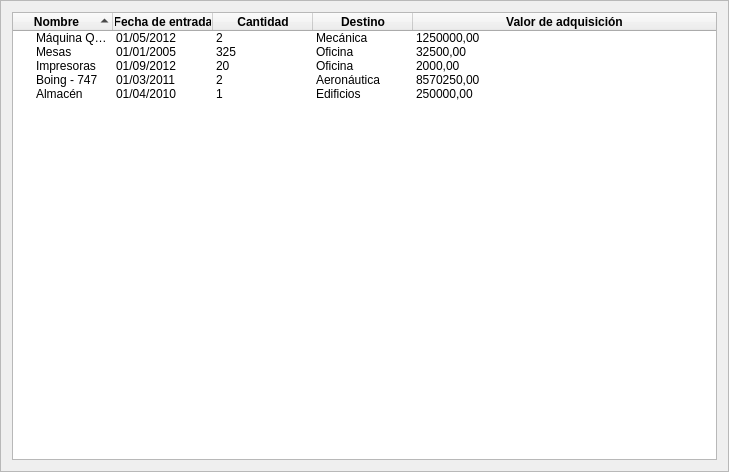
<?xml version="1.0" encoding="UTF-8"?>
<ui version="4.0">
 <class>FModificaritemsinventario</class>
 <widget class="QFrame" name="FModificaritemsinventario">
  <property name="geometry">
   <rect>
    <x>0</x>
    <y>0</y>
    <width>729</width>
    <height>472</height>
   </rect>
  </property>
  <property name="windowTitle">
   <string>Frame</string>
  </property>
  <property name="frameShape">
   <enum>QFrame::StyledPanel</enum>
  </property>
  <property name="frameShadow">
   <enum>QFrame::Raised</enum>
  </property>
  <layout class="QGridLayout" name="gridLayout">
   <item row="0" column="0">
    <widget class="QTreeWidget" name="treeWidget">
     <property name="sizePolicy">
      <sizepolicy hsizetype="Expanding" vsizetype="Expanding">
       <horstretch>0</horstretch>
       <verstretch>0</verstretch>
      </sizepolicy>
     </property>
     <property name="mouseTracking">
      <bool>false</bool>
     </property>
     <property name="sortingEnabled">
      <bool>true</bool>
     </property>
     <property name="allColumnsShowFocus">
      <bool>true</bool>
     </property>
     <column>
      <property name="text">
       <string>Nombre</string>
      </property>
      <property name="font">
       <font>
        <weight>75</weight>
        <bold>true</bold>
       </font>
      </property>
      <property name="textAlignment">
       <set>AlignHCenter|AlignVCenter|AlignCenter</set>
      </property>
     </column>
     <column>
      <property name="text">
       <string>Fecha de entrada</string>
      </property>
      <property name="font">
       <font>
        <weight>75</weight>
        <bold>true</bold>
       </font>
      </property>
      <property name="textAlignment">
       <set>AlignHCenter|AlignVCenter|AlignCenter</set>
      </property>
     </column>
     <column>
      <property name="text">
       <string>Cantidad</string>
      </property>
      <property name="font">
       <font>
        <weight>75</weight>
        <bold>true</bold>
       </font>
      </property>
      <property name="textAlignment">
       <set>AlignHCenter|AlignVCenter|AlignCenter</set>
      </property>
     </column>
     <column>
      <property name="text">
       <string>Destino</string>
      </property>
      <property name="font">
       <font>
        <weight>75</weight>
        <bold>true</bold>
       </font>
      </property>
      <property name="textAlignment">
       <set>AlignHCenter|AlignVCenter|AlignCenter</set>
      </property>
     </column>
     <column>
      <property name="text">
       <string>Valor de adquisición</string>
      </property>
      <property name="font">
       <font>
        <weight>75</weight>
        <bold>true</bold>
       </font>
      </property>
      <property name="textAlignment">
       <set>AlignHCenter|AlignVCenter|AlignCenter</set>
      </property>
     </column>
     <item>
      <property name="text">
       <string>Mesas</string>
      </property>
      <property name="text">
       <string>01/01/2005</string>
      </property>
      <property name="textAlignment">
       <set>AlignRight|AlignVCenter</set>
      </property>
      <property name="text">
       <string>325</string>
      </property>
      <property name="textAlignment">
       <set>AlignRight|AlignVCenter</set>
      </property>
      <property name="text">
       <string>Oficina</string>
      </property>
      <property name="textAlignment">
       <set>AlignRight|AlignVCenter</set>
      </property>
      <property name="text">
       <string>32500,00</string>
      </property>
      <property name="textAlignment">
       <set>AlignRight|AlignVCenter</set>
      </property>
     </item>
     <item>
      <property name="text">
       <string>Máquina Q-235</string>
      </property>
      <property name="text">
       <string>01/05/2012</string>
      </property>
      <property name="textAlignment">
       <set>AlignRight|AlignVCenter</set>
      </property>
      <property name="text">
       <string>2</string>
      </property>
      <property name="textAlignment">
       <set>AlignRight|AlignVCenter</set>
      </property>
      <property name="text">
       <string>Mecánica</string>
      </property>
      <property name="textAlignment">
       <set>AlignRight|AlignVCenter</set>
      </property>
      <property name="text">
       <string>1250000,00</string>
      </property>
      <property name="textAlignment">
       <set>AlignRight|AlignVCenter</set>
      </property>
     </item>
     <item>
      <property name="text">
       <string>Impresoras</string>
      </property>
      <property name="text">
       <string>01/09/2012</string>
      </property>
      <property name="textAlignment">
       <set>AlignRight|AlignVCenter</set>
      </property>
      <property name="text">
       <string>20</string>
      </property>
      <property name="textAlignment">
       <set>AlignRight|AlignVCenter</set>
      </property>
      <property name="text">
       <string>Oficina</string>
      </property>
      <property name="textAlignment">
       <set>AlignRight|AlignVCenter</set>
      </property>
      <property name="text">
       <string>2000,00</string>
      </property>
      <property name="textAlignment">
       <set>AlignRight|AlignVCenter</set>
      </property>
     </item>
     <item>
      <property name="text">
       <string>Boing - 747</string>
      </property>
      <property name="text">
       <string>01/03/2011</string>
      </property>
      <property name="textAlignment">
       <set>AlignRight|AlignVCenter</set>
      </property>
      <property name="text">
       <string>2</string>
      </property>
      <property name="textAlignment">
       <set>AlignRight|AlignVCenter</set>
      </property>
      <property name="text">
       <string>Aeronáutica</string>
      </property>
      <property name="textAlignment">
       <set>AlignRight|AlignVCenter</set>
      </property>
      <property name="text">
       <string>8570250,00</string>
      </property>
      <property name="textAlignment">
       <set>AlignRight|AlignVCenter</set>
      </property>
     </item>
     <item>
      <property name="text">
       <string>Almacén</string>
      </property>
      <property name="text">
       <string>01/04/2010</string>
      </property>
      <property name="textAlignment">
       <set>AlignRight|AlignVCenter</set>
      </property>
      <property name="text">
       <string>1</string>
      </property>
      <property name="textAlignment">
       <set>AlignRight|AlignVCenter</set>
      </property>
      <property name="text">
       <string>Edificios</string>
      </property>
      <property name="textAlignment">
       <set>AlignRight|AlignVCenter</set>
      </property>
      <property name="text">
       <string>250000,00</string>
      </property>
      <property name="textAlignment">
       <set>AlignRight|AlignVCenter</set>
      </property>
     </item>
    </widget>
   </item>
  </layout>
 </widget>
 <resources/>
 <connections/>
</ui>
